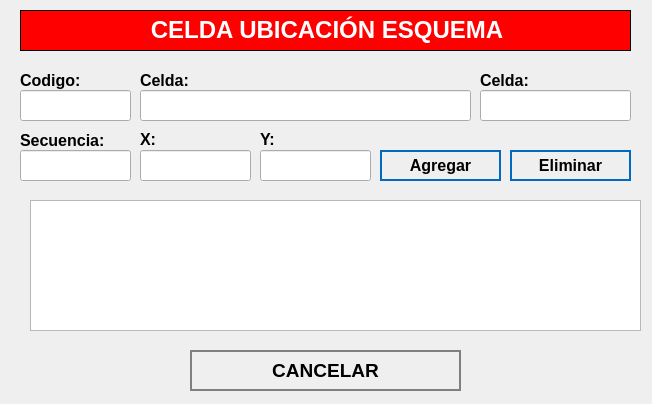
<?xml version="1.0" encoding="UTF-8"?>
<ui version="4.0">
 <class>NewBook</class>
 <widget class="QWidget" name="NewBook">
  <property name="geometry">
   <rect>
    <x>0</x>
    <y>0</y>
    <width>652</width>
    <height>404</height>
   </rect>
  </property>
  <property name="windowTitle">
   <string>Nuevo Registro</string>
  </property>
  <property name="styleSheet">
   <string notr="true">QPushButton
{	
	height: 2em;
 	border-style: solid;
	border-width: 2px;
 	border-color: grey;
	font-weight: bold;
}

QPushButton:hover
{
   	background-color:grey;
	color:white;
}</string>
  </property>
  <widget class="QLabel" name="label">
   <property name="geometry">
    <rect>
     <x>20</x>
     <y>10</y>
     <width>611</width>
     <height>41</height>
    </rect>
   </property>
   <property name="font">
    <font>
     <underline>false</underline>
    </font>
   </property>
   <property name="autoFillBackground">
    <bool>false</bool>
   </property>
   <property name="styleSheet">
    <string notr="true">background-color: red;</string>
   </property>
   <property name="frameShape">
    <enum>QFrame::Box</enum>
   </property>
   <property name="text">
    <string>&lt;html&gt;&lt;head/&gt;&lt;body&gt;&lt;p align=&quot;center&quot;&gt;&lt;span style=&quot; font-size:18pt; font-weight:600; color:#ffffff;&quot;&gt;CELDA UBICACIÓN ESQUEMA&lt;/span&gt;&lt;/p&gt;&lt;/body&gt;&lt;/html&gt;</string>
   </property>
  </widget>
  <widget class="QLabel" name="label_autoriza">
   <property name="geometry">
    <rect>
     <x>20</x>
     <y>70</y>
     <width>101</width>
     <height>21</height>
    </rect>
   </property>
   <property name="text">
    <string>&lt;html&gt;&lt;head/&gt;&lt;body&gt;&lt;p&gt;&lt;span style=&quot; font-size:12pt; font-weight:600;&quot;&gt;Codigo:&lt;/span&gt;&lt;/p&gt;&lt;/body&gt;&lt;/html&gt;</string>
   </property>
  </widget>
  <widget class="QLineEdit" name="inputCodigo">
   <property name="geometry">
    <rect>
     <x>20</x>
     <y>90</y>
     <width>111</width>
     <height>31</height>
    </rect>
   </property>
   <property name="font">
    <font>
     <pointsize>12</pointsize>
    </font>
   </property>
  </widget>
  <widget class="QLineEdit" name="inputNombre">
   <property name="geometry">
    <rect>
     <x>140</x>
     <y>90</y>
     <width>331</width>
     <height>31</height>
    </rect>
   </property>
   <property name="font">
    <font>
     <pointsize>12</pointsize>
    </font>
   </property>
  </widget>
  <widget class="QPushButton" name="cancelButton">
   <property name="geometry">
    <rect>
     <x>190</x>
     <y>350</y>
     <width>271</width>
     <height>41</height>
    </rect>
   </property>
   <property name="font">
    <font>
     <pointsize>14</pointsize>
     <weight>75</weight>
     <bold>true</bold>
    </font>
   </property>
   <property name="cursor">
    <cursorShape>PointingHandCursor</cursorShape>
   </property>
   <property name="styleSheet">
    <string notr="true">QPushButton
{	
	height: 2em;
 	border-style: solid;
	border-width: 2px;
 	border-color: grey;
	font-weight: bold;
}

QPushButton:hover
{
   	background-color:grey;
	color:white;
}</string>
   </property>
   <property name="text">
    <string>CANCELAR</string>
   </property>
   <property name="icon">
    <iconset>
     <normaloff>../assets/icons/cancel-icon.png</normaloff>../assets/icons/cancel-icon.png</iconset>
   </property>
   <property name="iconSize">
    <size>
     <width>30</width>
     <height>30</height>
    </size>
   </property>
   <property name="autoDefault">
    <bool>true</bool>
   </property>
   <property name="default">
    <bool>true</bool>
   </property>
   <property name="flat">
    <bool>true</bool>
   </property>
  </widget>
  <widget class="QLabel" name="label_aquienVisita">
   <property name="geometry">
    <rect>
     <x>140</x>
     <y>70</y>
     <width>191</width>
     <height>21</height>
    </rect>
   </property>
   <property name="text">
    <string>&lt;html&gt;&lt;head/&gt;&lt;body&gt;&lt;p&gt;&lt;span style=&quot; font-size:12pt; font-weight:600;&quot;&gt;Celda:&lt;/span&gt;&lt;/p&gt;&lt;/body&gt;&lt;/html&gt;</string>
   </property>
  </widget>
  <widget class="QLabel" name="label_horaIngreso">
   <property name="geometry">
    <rect>
     <x>140</x>
     <y>130</y>
     <width>71</width>
     <height>16</height>
    </rect>
   </property>
   <property name="text">
    <string>&lt;html&gt;&lt;head/&gt;&lt;body&gt;&lt;p&gt;&lt;span style=&quot; font-size:12pt; font-weight:600;&quot;&gt;X:&lt;/span&gt;&lt;/p&gt;&lt;/body&gt;&lt;/html&gt;</string>
   </property>
  </widget>
  <widget class="QLabel" name="label_horaSalida">
   <property name="geometry">
    <rect>
     <x>260</x>
     <y>130</y>
     <width>81</width>
     <height>16</height>
    </rect>
   </property>
   <property name="text">
    <string>&lt;html&gt;&lt;head/&gt;&lt;body&gt;&lt;p&gt;&lt;span style=&quot; font-size:12pt; font-weight:600;&quot;&gt;Y:&lt;/span&gt;&lt;/p&gt;&lt;/body&gt;&lt;/html&gt;</string>
   </property>
  </widget>
  <widget class="QLabel" name="label_area_2">
   <property name="geometry">
    <rect>
     <x>480</x>
     <y>70</y>
     <width>171</width>
     <height>21</height>
    </rect>
   </property>
   <property name="text">
    <string>&lt;html&gt;&lt;head/&gt;&lt;body&gt;&lt;p&gt;&lt;span style=&quot; font-size:12pt; font-weight:600;&quot;&gt;Celda:&lt;/span&gt;&lt;/p&gt;&lt;/body&gt;&lt;/html&gt;</string>
   </property>
  </widget>
  <widget class="QLineEdit" name="inputCelda">
   <property name="geometry">
    <rect>
     <x>480</x>
     <y>90</y>
     <width>151</width>
     <height>31</height>
    </rect>
   </property>
   <property name="font">
    <font>
     <pointsize>12</pointsize>
    </font>
   </property>
  </widget>
  <widget class="QLineEdit" name="inputX">
   <property name="geometry">
    <rect>
     <x>140</x>
     <y>150</y>
     <width>111</width>
     <height>31</height>
    </rect>
   </property>
   <property name="font">
    <font>
     <pointsize>12</pointsize>
    </font>
   </property>
  </widget>
  <widget class="QLineEdit" name="inputY">
   <property name="geometry">
    <rect>
     <x>260</x>
     <y>150</y>
     <width>111</width>
     <height>31</height>
    </rect>
   </property>
   <property name="font">
    <font>
     <pointsize>12</pointsize>
    </font>
   </property>
  </widget>
  <widget class="QLineEdit" name="inputSecuencia">
   <property name="geometry">
    <rect>
     <x>20</x>
     <y>150</y>
     <width>111</width>
     <height>31</height>
    </rect>
   </property>
   <property name="font">
    <font>
     <pointsize>12</pointsize>
    </font>
   </property>
  </widget>
  <widget class="QLabel" name="label_motivoVisita_3">
   <property name="geometry">
    <rect>
     <x>20</x>
     <y>130</y>
     <width>161</width>
     <height>21</height>
    </rect>
   </property>
   <property name="text">
    <string>&lt;html&gt;&lt;head/&gt;&lt;body&gt;&lt;p&gt;&lt;span style=&quot; font-size:12pt; font-weight:600;&quot;&gt;Secuencia:&lt;/span&gt;&lt;/p&gt;&lt;/body&gt;&lt;/html&gt;</string>
   </property>
  </widget>
  <widget class="QPushButton" name="btnEliminar">
   <property name="geometry">
    <rect>
     <x>510</x>
     <y>150</y>
     <width>121</width>
     <height>31</height>
    </rect>
   </property>
   <property name="font">
    <font>
     <pointsize>12</pointsize>
     <weight>75</weight>
     <bold>true</bold>
    </font>
   </property>
   <property name="cursor">
    <cursorShape>PointingHandCursor</cursorShape>
   </property>
   <property name="styleSheet">
    <string notr="true">QPushButton
{	
	height: 2em;
 	border-style: solid;
	border-width: 2px;
 	border-color: #0069c0;
	font-weight: bold;
}

QPushButton:hover
{
   	background-color:#0069c0;
	color:white;
}</string>
   </property>
   <property name="text">
    <string>Eliminar</string>
   </property>
   <property name="icon">
    <iconset>
     <normaloff>../assets/icons/db_negative.png</normaloff>../assets/icons/db_negative.png</iconset>
   </property>
   <property name="iconSize">
    <size>
     <width>30</width>
     <height>30</height>
    </size>
   </property>
   <property name="autoDefault">
    <bool>true</bool>
   </property>
   <property name="default">
    <bool>true</bool>
   </property>
   <property name="flat">
    <bool>true</bool>
   </property>
  </widget>
  <widget class="QPushButton" name="btnAgregar">
   <property name="geometry">
    <rect>
     <x>380</x>
     <y>150</y>
     <width>121</width>
     <height>31</height>
    </rect>
   </property>
   <property name="font">
    <font>
     <pointsize>12</pointsize>
     <weight>75</weight>
     <bold>true</bold>
    </font>
   </property>
   <property name="cursor">
    <cursorShape>PointingHandCursor</cursorShape>
   </property>
   <property name="styleSheet">
    <string notr="true">QPushButton
{	
	height: 2em;
 	border-style: solid;
	border-width: 2px;
 	border-color: #0069c0;
	font-weight: bold;
}

QPushButton:hover
{
   	background-color:#0069c0;
	color:white;
}</string>
   </property>
   <property name="text">
    <string>Agregar</string>
   </property>
   <property name="icon">
    <iconset>
     <normaloff>../assets/icons/add-icon.png</normaloff>../assets/icons/add-icon.png</iconset>
   </property>
   <property name="iconSize">
    <size>
     <width>30</width>
     <height>30</height>
    </size>
   </property>
   <property name="autoDefault">
    <bool>true</bool>
   </property>
   <property name="default">
    <bool>true</bool>
   </property>
   <property name="flat">
    <bool>true</bool>
   </property>
  </widget>
  <widget class="QTableWidget" name="tableGeneradores">
   <property name="geometry">
    <rect>
     <x>30</x>
     <y>200</y>
     <width>611</width>
     <height>131</height>
    </rect>
   </property>
   <property name="autoFillBackground">
    <bool>true</bool>
   </property>
   <property name="lineWidth">
    <number>5</number>
   </property>
   <property name="editTriggers">
    <set>QAbstractItemView::NoEditTriggers</set>
   </property>
   <property name="textElideMode">
    <enum>Qt::ElideLeft</enum>
   </property>
   <attribute name="horizontalHeaderMinimumSectionSize">
    <number>10</number>
   </attribute>
  </widget>
 </widget>
 <tabstops>
  <tabstop>inputCodigo</tabstop>
  <tabstop>inputNombre</tabstop>
  <tabstop>cancelButton</tabstop>
 </tabstops>
 <resources/>
 <connections/>
</ui>
